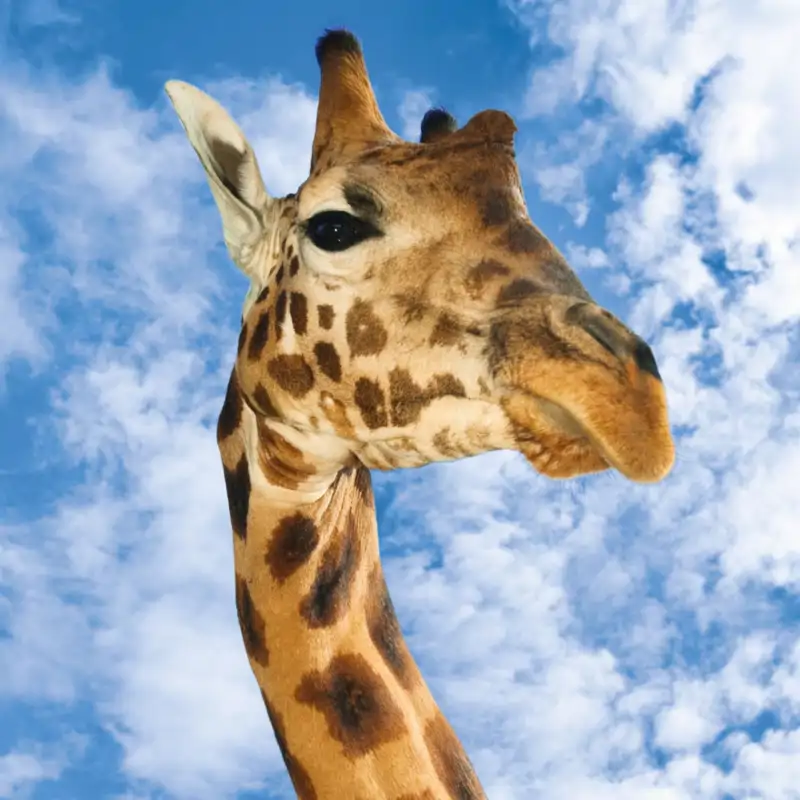
#> input picture Imagenes/jirafa.jpg, 800 x 800 px, found by its file name
$ python ejemplo2_contornos.py
#> lines starting #> are read from the running program, lines starting #| are printed output that depends on the picture; after the words box and inside, x2 and y2 are one past the last pixel; in counts of white or black regions, pixels touching at a corner belong together
import cv2

# Cargar imagen
imagen = cv2.imread("jirafa.jpg")
#> imagen is the input picture: shape (800, 800, 3); mean B, G, R 182.2, 169, 157.7

# Comprobar imagen
if imagen is None:
    print("Error: no se pudo cargar la imagen.")
    exit()

# Convertir a escala de grises
gris = cv2.cvtColor(imagen, cv2.COLOR_BGR2GRAY)
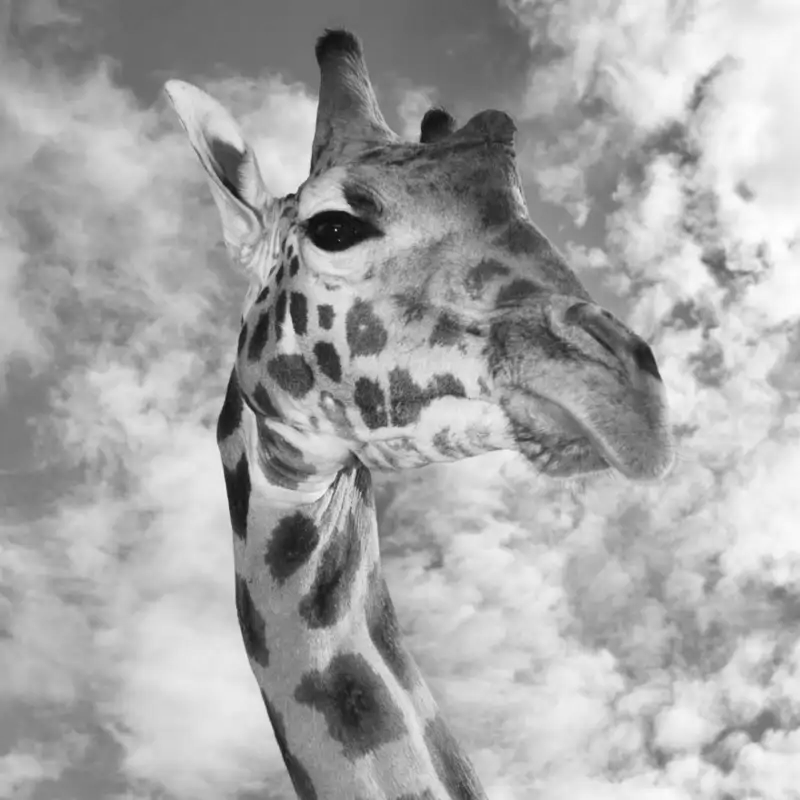
#> gris: shape (800, 800); min 15, max 254, mean 167.2

# Convertir a imagen binaria mediante umbral
_, binaria = cv2.threshold(
    gris,
    127,
    255,
    cv2.THRESH_BINARY
)
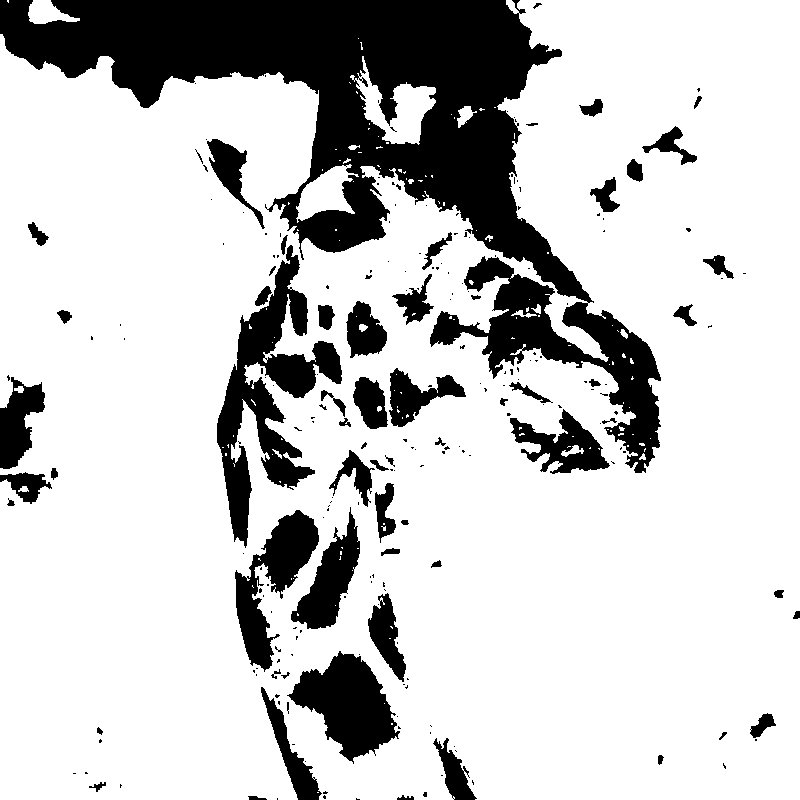
#> binaria: shape (800, 800); 79% white; 227 black regions (163 under 20 px)

# Detectar contornos
contornos, jerarquia = cv2.findContours(
    binaria,
    cv2.RETR_EXTERNAL,
    cv2.CHAIN_APPROX_SIMPLE
)
#> contornos = 50 contours, 42 with area under 20; largest, box (x1, y1, x2, y2) and area: (0, 0, 800, 800) 557166, (350, 56, 436, 145) 2773, (296, 164, 359, 223) 1754, (28, 0, 80, 24) 674, (457, 106, 477, 128) 182, (14, 386, 24, 393) 36, (18, 486, 29, 492) 31, (348, 145, 360, 150) 26; jerarquia = 50 rows, first 6: [1, -1, -1, -1], [2, 0, -1, -1], [3, 1, -1, -1], [4, 2, -1, -1], [5, 3, -1, -1], [6, 4, -1, -1]

# Dibujar los contornos
resultado = imagen.copy()

cv2.drawContours(
    resultado,
    contornos,
    -1,
    (0, 255, 0),
    2
)
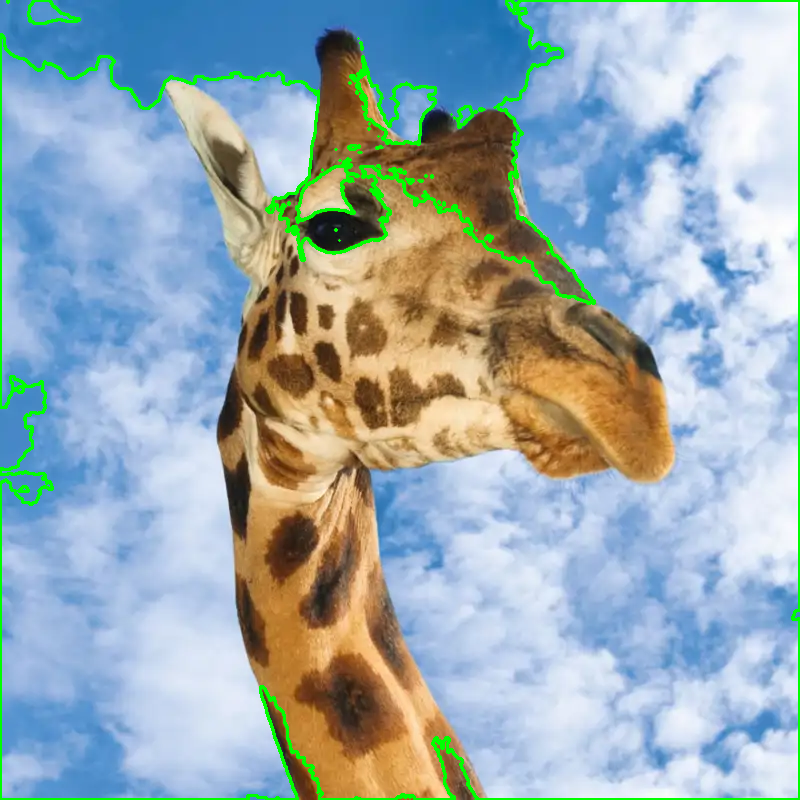
#> resultado: shape (800, 800, 3); 2.84% of pixels changed, all inside (x1, y1, x2, y2) = (0, 0, 800, 800)

# Mostrar resultados
cv2.imshow("Imagen original", imagen)
cv2.imshow("Imagen binaria", binaria)
cv2.imshow("Contornos detectados", resultado)

# Guardar resultado
cv2.imwrite(
    "../resultados/ejemplo2_contornos.jpg",
    resultado
)

print("Cantidad de contornos encontrados:", len(contornos))
#| Cantidad de contornos encontrados: 50
print("Resultado guardado en resultados/ejemplo2_contornos.jpg")

# Esperar
cv2.waitKey(0)

# Cerrar ventanas
cv2.destroyAllWindows()
